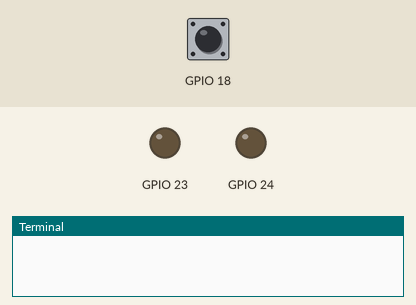
Simulated run of this program. Board: Raspberry Pi (BCM pin numbers). Parts: output pins drawn as LEDs (lit = HIGH), the last lines printed to the terminal. The inputs (shaded band) are chosen by the test bench; at power-on: GPIO 18 LOW.

Above: at 1.2 s.
1.3 s: GPIO 18 pulled HIGH for 0.15 s
2.9 s: GPIO 18 pulled HIGH for 1 s
At 4.7 s:
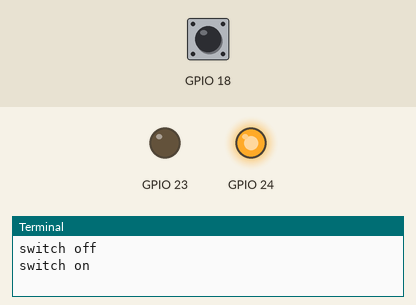
At 6.4 s:
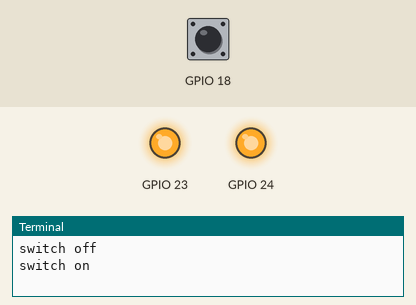
6.9 s: GPIO 18 pulled HIGH for 3.2 s
At 7.4 s:
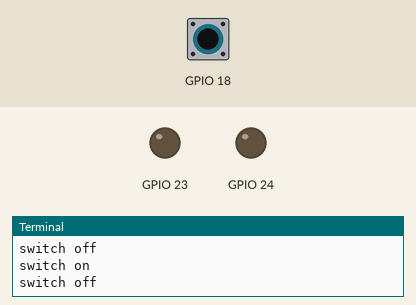
Timing chart, 0 to 9.9 s (numbered marks = the images above; inputs shaded):
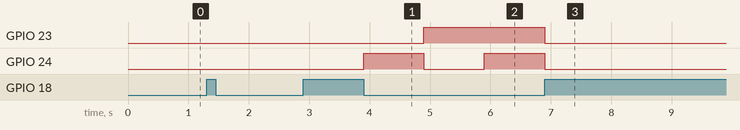

The program:

lab-led-button.py
```python
import RPi.GPIO as GPIO
import time

GPIO.setmode(GPIO.BCM)
GPIO.setup(23, GPIO.OUT)
GPIO.setup(24, GPIO.OUT)
GPIO.setup(18, GPIO.IN, pull_up_down=GPIO.PUD_DOWN)
switch = 0

def switch(channel):
	global switch
	if(switch==0):
		switch=1
		print ("switch on")
	else:
		switch=0
		print ("switch off")

GPIO.add_event_detect(18,GPIO.RISING, callback=switch)

try:
	state = 0
	while(True):
		if(switch == 1):
			if(state == 0):
				GPIO.output(23,0)
				GPIO.output(24,0)
				state = 1
			elif(state == 1):
				GPIO.output(24,1)
				state = 2
			elif(state == 2):
				GPIO.output(23,1)
				GPIO.output(24,0)
				state = 3
			else:
				GPIO.output(24,1)
				state = 0
			time.sleep(1)
		else:
			GPIO.output(23,0)
			GPIO.output(24,0)

except KeyboardInterrupt:
	print("Program end")
GPIO.cleanup()
```

Measured:
- after the input at 2.9 s, GPIO 23: LOW → HIGH after 2.0 s; GPIO 24: LOW → HIGH after 1.0 s, → LOW 1.0 s later, → HIGH 1.0 s later
- after the input at 6.9 s, GPIO 23, GPIO 24: goes on until 6.9 s, then stays LOW
